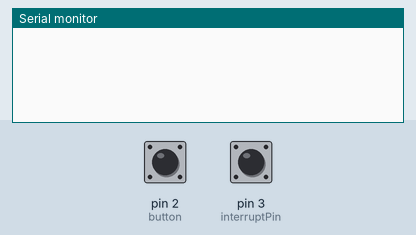
This sketch was run on a simulated Arduino Leonardo, built with avr-gcc and run on an emulated ATmega32U4. On the bench: the last lines printed to the serial monitor. Inputs (shaded band) come from the test bench; at power-on: pin 3 (interruptPin) HIGH, pin 2 (button) HIGH. USB keyboard and mouse output is not drawn.

Above: at 1.2 s.
1.3 s: pin 3 (interruptPin) pulled LOW for 0.15 s
At 1.46 s:
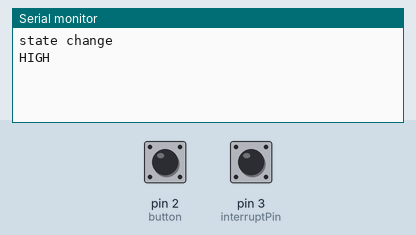
2.9 s: pin 2 (button) pulled LOW for 0.15 s
At 3.06 s:
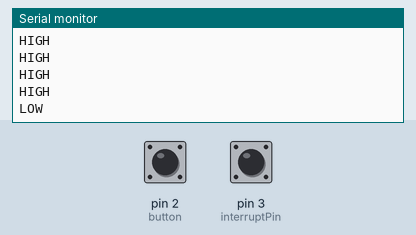

The sketch:

simpletest.ino
```cpp
// 요건 테스트 버전. 2번핀에 연결된 스위치를 누르거나 떼면 알트 F5나 알트 F6이 눌러짐.

#include <Keyboard.h>                  //키보드함수 헤더 포함
#define button 2                       //2번 핀을 스위치로
#define interruptPin 3
boolean state = true;

void setup()
{
  pinMode(button,INPUT_PULLUP);        //스위치 핀 입력으로 설정
  pinMode(interruptPin,INPUT_PULLUP);
  Keyboard.begin();                    //키보드함수 작동 함수
  Serial.begin(9600);
  attachInterrupt(digitalPinToInterrupt(interruptPin), exchange, FALLING);
}

void loop(){
  if(state==false){
    if(digitalRead(button)==LOW)       //스위치가 눌렸을때
    {
      Serial.println("LOW");
      Keyboard.releaseAll();           //혹시모를 간섭을 방지하기 위하여 모든 키보드를 초기화합니다
      Keyboard.press(KEY_LEFT_ALT);    //왼쪽 알트를 누름
      Keyboard.press(KEY_F5);          //왼쪽 F5 버튼을 누른채로 유지합니다
      Keyboard.releaseAll();           //모든 키보드를 초기화합니다
      delay(200);                      //채터링을 방지하기위해 잠시 대기합니다
    } else {
      Serial.println("HIGH");
      Keyboard.releaseAll();           //혹시모를 간섭을 방지하기 위하여 모든 키보드를 초기화합니다
      Keyboard.press(KEY_LEFT_ALT);    //왼쪽 알트를 누름
      Keyboard.press(KEY_F6);          //F6을 누른채로 유지합니다
      Keyboard.releaseAll();           //모든 키보드를 초기화합니다
      delay(200);
    }
  }
}

//무한 루핑 방지.. 딜레이가 안 먹어서 마이크로세컨즈도 넣어봤지만 안먹음.. 그냥 여러번 해서 멈추면 프로그램 재업로드 하면됨
void exchange() {
 state=!state;
 Serial.println("state change");

}
```

Measured:
- after the input at 1.3 s, the serial monitor: prints a new line at once (image 1)
- after the input at 2.9 s, the serial monitor: prints a new line at once (image 2)
